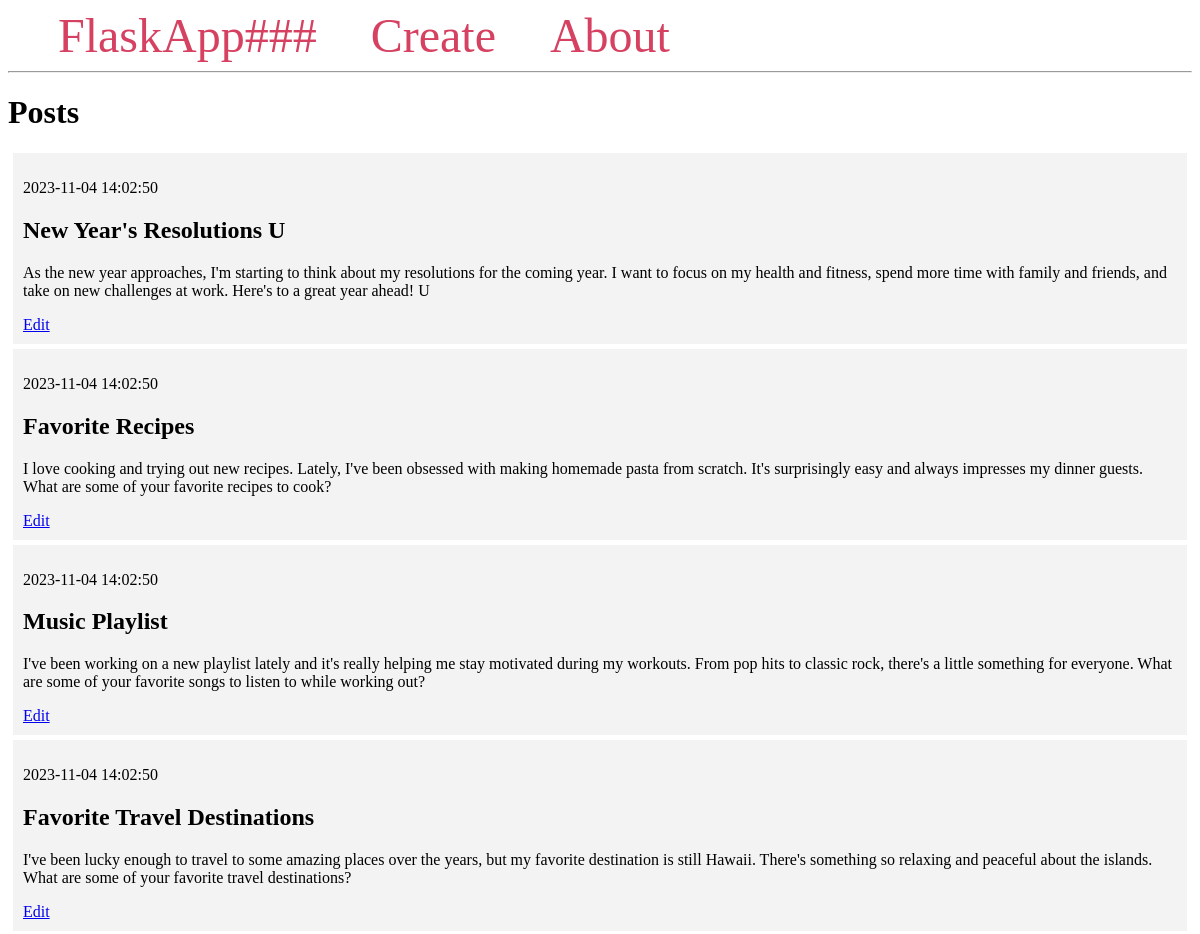
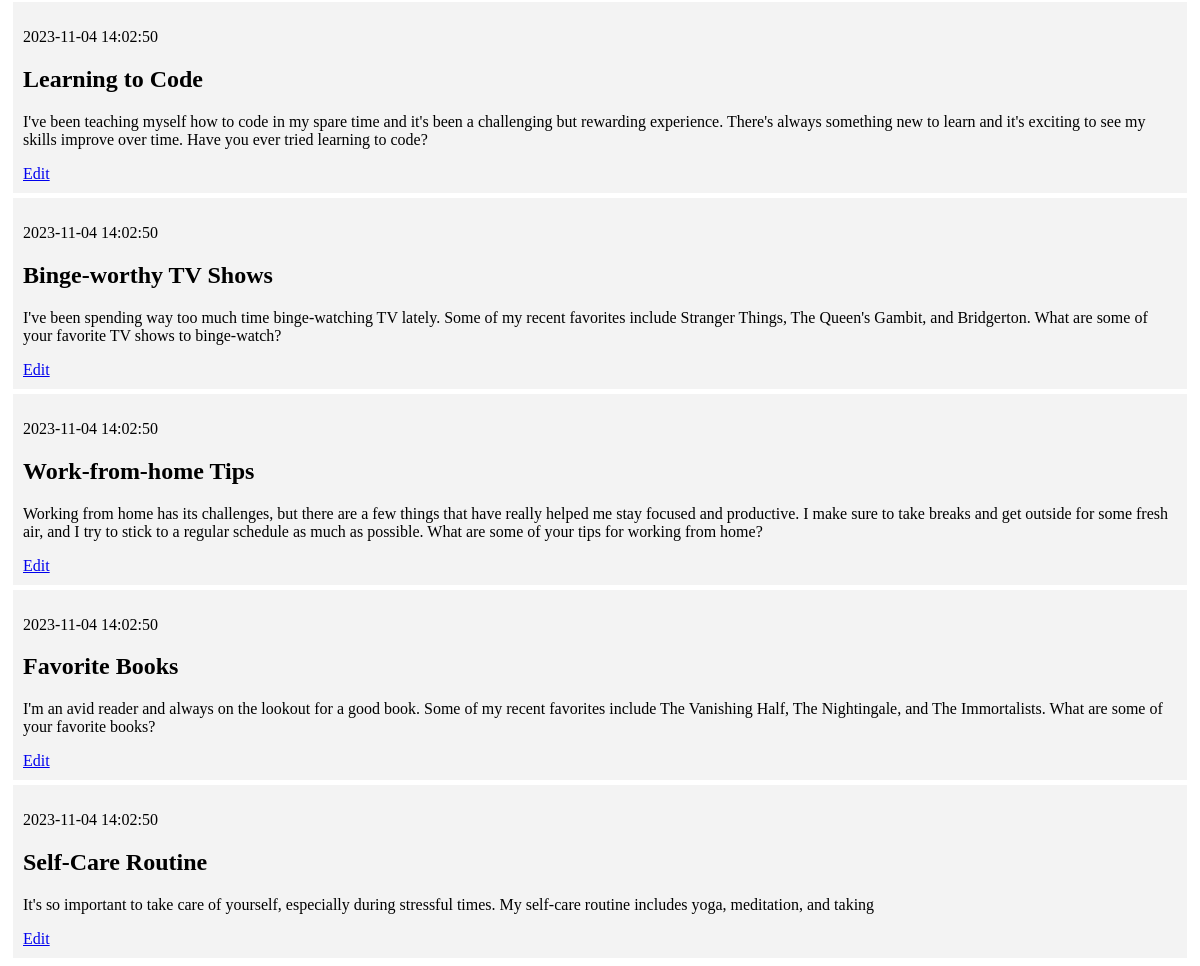
The page / on the database its author committed (2 pictures, top to bottom).
### tables this page shows
CREATE TABLE posts (
    id INTEGER PRIMARY KEY AUTOINCREMENT,
    created TIMESTAMP NOT NULL DEFAULT CURRENT_TIMESTAMP,
    title TEXT NOT NULL,
    content TEXT NOT NULL
);

### app.py (the view)
@app.route('/')
def index():
    conn = get_db_connection()
    query = 'SELECT * FROM posts'
    posts = conn.execute(query).fetchall()
    conn.close()
    return render_template('index.html', posts=posts)

### app.py (called while the page is built)
def get_db_connection():
    conn = sqlite3.connect('database.db')
    conn.row_factory = sqlite3.Row
    return conn

### templates/index.html
{% extends 'base.html' %}
{% block content %}
    <h1>{% block title %} Posts {% endblock %}</h1>
    {% for post in posts %}
        <div class="post">
            <p> {{ post['created'] }}</p>
            <h2> {{ post['title'] }}</h2>
            <p> {{ post['content'] }}</p>
            <a href="{{ url_for('edit', id=post['id']) }}">Edit</a>
        </div>
    {% endfor %}
{% endblock %}

### templates/base.html (shortened to what this page needs)
<!DOCTYPE html>
<html lang="en">
<head>
</head>
<body>
    <nav>
        <a href="{{ url_for('index') }}">FlaskApp###</a>
        <a href="{{ url_for('create') }}">Create</a>
        <a href="#">About</a>
    </nav>
    <hr>
    <div class="content">
        {% block content %} {% endblock %}
    </div>
</body>
</html>

### templates/base.html (style rules this page uses)
.post { padding: 10px; margin: 5px; background-color: #f3f3f3 }
nav a { color: #d64161; font-size: 3em; margin-left: 50px; text-decoration: none; }

### rows shown on the page
posts: created "2023-11-04 14:02:50", title "New Year's Resolutions U", content "As the new year approaches, I'm starting to think about my resolutions for the coming year. I want to focus on my health and fitness, spend more time with family and friends, and take on new challenges at work. Here's to a great year ahead! U"
posts: created "2023-11-04 14:02:50", title "Favorite Recipes", content "I love cooking and trying out new recipes. Lately, I've been obsessed with making homemade pasta from scratch. It's surprisingly easy and always impresses my dinner guests. What are some of your favorite recipes to cook?"
posts: created "2023-11-04 14:02:50", title "Music Playlist", content "I've been working on a new playlist lately and it's really helping me stay motivated during my workouts. From pop hits to classic rock, there's a little something for everyone. What are some of your favorite songs to listen to while working out?"
posts: created "2023-11-04 14:02:50", title "Favorite Travel Destinations", content "I've been lucky enough to travel to some amazing places over the years, but my favorite destination is still Hawaii. There's something so relaxing and peaceful about the islands. What are some of your favorite travel destinations?"
posts: created "2023-11-04 14:02:50", title "Learning to Code", content "I've been teaching myself how to code in my spare time and it's been a challenging but rewarding experience. There's always something new to learn and it's exciting to see my skills improve over time. Have you ever tried learning to code?"
posts: created "2023-11-04 14:02:50", title "Binge-worthy TV Shows", content "I've been spending way too much time binge-watching TV lately. Some of my recent favorites include Stranger Things, The Queen's Gambit, and Bridgerton. What are some of your favorite TV shows to binge-watch?"
posts: created "2023-11-04 14:02:50", title "Work-from-home Tips", content "Working from home has its challenges, but there are a few things that have really helped me stay focused and productive. I make sure to take breaks and get outside for some fresh air, and I try to stick to a regular schedule as much as possible. What are some of your tips for working from home?"
posts: created "2023-11-04 14:02:50", title "Favorite Books", content "I'm an avid reader and always on the lookout for a good book. Some of my recent favorites include The Vanishing Half, The Nightingale, and The Immortalists. What are some of your favorite books?"
posts: created "2023-11-04 14:02:50", title "Self-Care Routine", content "It's so important to take care of yourself, especially during stressful times. My self-care routine includes yoga, meditation, and taking"
